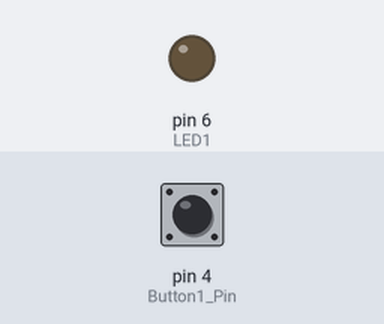
Simulated run of this sketch. Board: Arduino Uno, built with avr-gcc and run on an emulated ATmega328P. Parts: output pins drawn as LEDs (lit = HIGH). Inputs (shaded band) come from the test bench; at power-on: pin 4 (Button1_Pin) LOW. What the sketch prints to the serial monitor is not drawn.

Above: at 1.2 s.
1.3 s: pin 4 (Button1_Pin) pulled HIGH for 0.15 s
At 1.9 s:
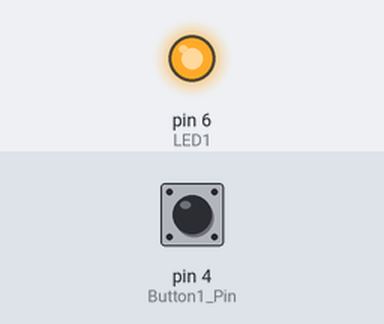
2.9 s: pin 4 (Button1_Pin) pulled HIGH for 1 s
At 4.4 s:
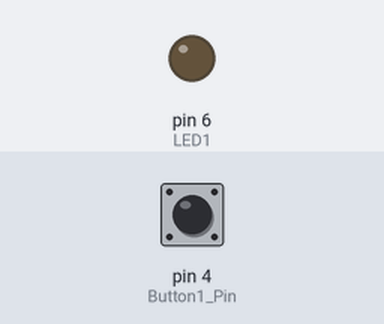
5.4 s: pin 4 (Button1_Pin) pulled HIGH for 3.2 s
At 6.2 s:
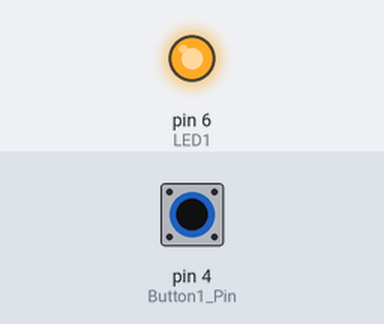
Timing chart, 0 to 8.4 s (numbered marks = the images above; inputs shaded):
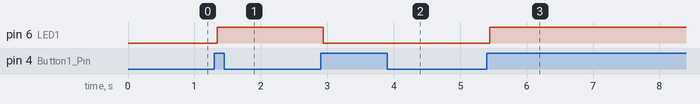

The sketch:

key_test.ino
```cpp
#define LED1 6
#define Button1_Pin 4
int val1 = 0;
int old_val1 = 0;
int button1_state = 0;

int ledState = LOW;
void setup() {
  // put your setup code here, to run once:

  pinMode(LED1, OUTPUT);
  digitalWrite(LED1, LOW);

  pinMode (Button1_Pin, INPUT);

  Serial.begin(9600);
}

void loop() {
  // put your main code here, to run repeatedly:

  val1 = digitalRead(Button1_Pin);

  if ((val1 == HIGH) && (old_val1 == LOW))
  {
    button1_state = 1 - button1_state;
    delay(40);
  }
  old_val1 = val1;
  if(button1_state == 1)
  {
    digitalWrite(LED1, HIGH);
    Serial.println(String(button1_state));
  }
  else
  {
    digitalWrite(LED1, LOW);
    Serial.println(String(button1_state));
  }
}
```

Measured:
- after the input at 1.3 s, pin 6 (LED1): LOW → HIGH at once
- after the input at 2.9 s, pin 6 (LED1): HIGH → LOW at once
- after the input at 5.4 s, pin 6 (LED1): LOW → HIGH at once
